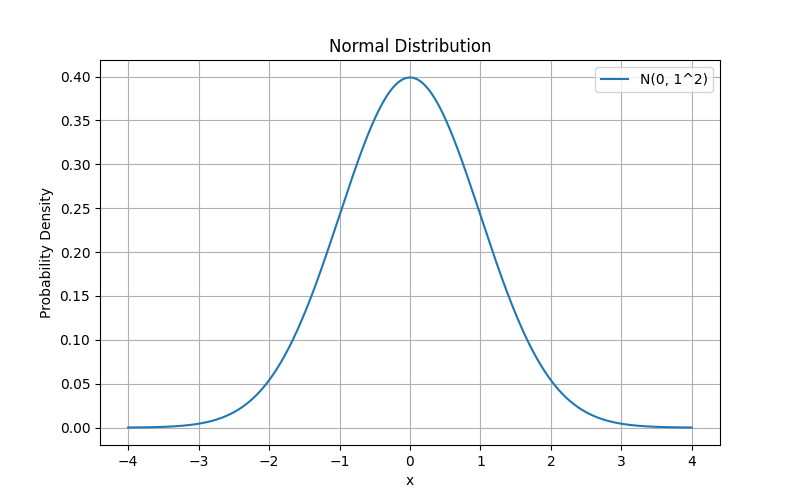

Here is the Python script that generated this plot:
# -*- coding: utf-8 -*-

import numpy as np
import matplotlib.pyplot as plt

# パラメータ設定
mu = 0        # 平均
sigma = 1     # 標準偏差

# x軸データ生成
x = np.linspace(mu - 4*sigma, mu + 4*sigma, 1000)

# 正規分布（確率密度関数）
y = (1 / (sigma * np.sqrt(2 * np.pi))) * np.exp(-((x - mu)**2) / (2 * sigma**2))

# 描画
plt.figure(figsize=(8, 5))
plt.plot(x, y, label=f'N({mu}, {sigma}^2)')
plt.title('Normal Distribution')
plt.xlabel('x')
plt.ylabel('Probability Density')
plt.grid()
plt.legend()

# 保存
plt.savefig("normal_distribution.png")
